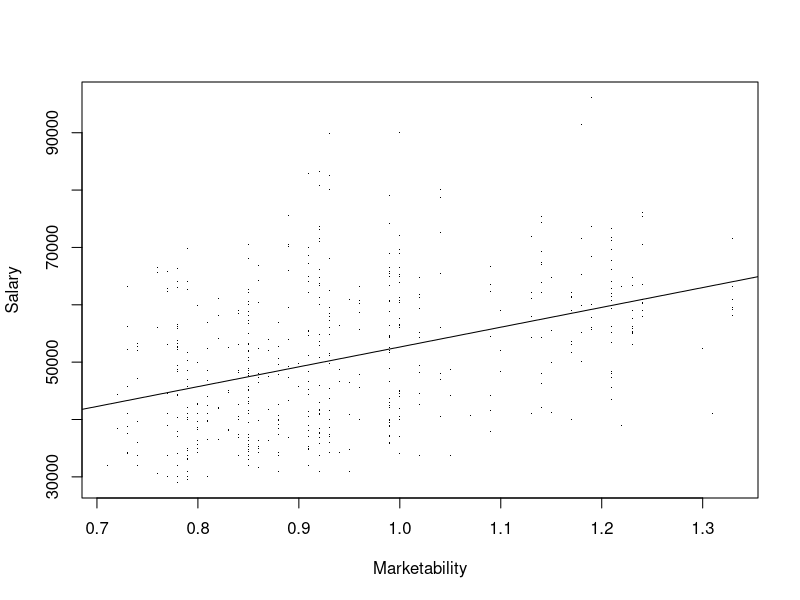
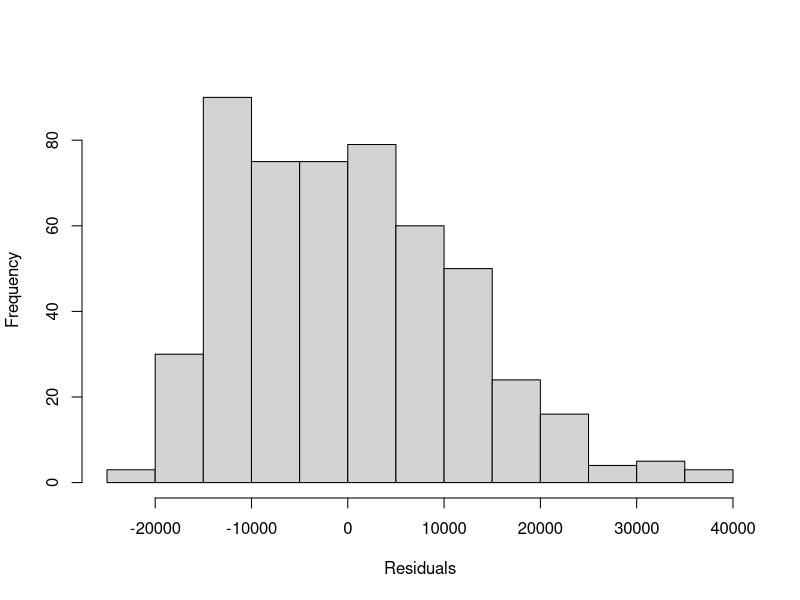
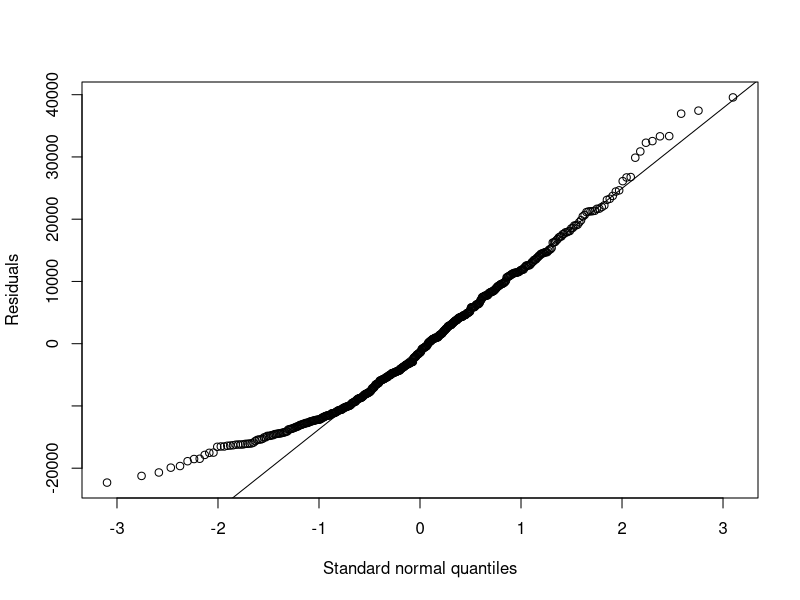

R code for these plots, in order:
## market data set ##

# Importing data
setwd("/Users/miguel/Dropbox/Current jobs/STAT-2016")
df = read.csv("Data/market.csv")
N = nrow(df)

# Regression model
mod = lm(formula=salary ~ market, data=df)
summary(mod)

# Graphics (1)
plot(df$market, df$salary, pch=".", xlab="Marketability", ylab="Salary")
abline(coefficients(mod))

# Graphics (2)
res = mod$residuals
lab1 = c("Standard normal quantiles"); lab2 = c("Residuals")
hist(res, main="", xlab=lab2)
qqnorm(res, main="", xlab=lab1, ylab=lab2)
qqline(res)

# Normality check
library(e1071)
skewness(res)
kurtosis(res)
JB = (N/6)*(skewness(res)^2 + (kurtosis(res)^2/4))
P = 1-pchisq(JB, df=2)
